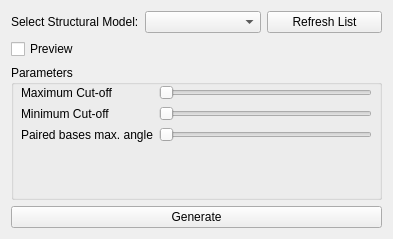
<?xml version="1.0" encoding="UTF-8"?>
<ui version="4.0">
 <class>SEBottomUpEditorGUIClass</class>
 <widget class="QWidget" name="SEBottomUpEditorGUIClass">
  <property name="geometry">
   <rect>
    <x>0</x>
    <y>0</y>
    <width>393</width>
    <height>239</height>
   </rect>
  </property>
  <property name="minimumSize">
   <size>
    <width>393</width>
    <height>239</height>
   </size>
  </property>
  <property name="windowTitle">
   <string/>
  </property>
  <layout class="QVBoxLayout" name="verticalLayout">
   <item>
    <layout class="QGridLayout" name="gridLayout">
     <item row="0" column="0">
      <widget class="QLabel" name="label">
       <property name="text">
        <string>Select Structural Model:</string>
       </property>
      </widget>
     </item>
     <item row="0" column="2">
      <widget class="QPushButton" name="btnRefresh">
       <property name="text">
        <string>Refresh List</string>
       </property>
      </widget>
     </item>
     <item row="0" column="1">
      <widget class="QComboBox" name="cmbStructuralModel"/>
     </item>
     <item row="2" column="0" colspan="3">
      <widget class="QGroupBox" name="groupBox">
       <property name="title">
        <string>Parameters</string>
       </property>
       <widget class="QWidget" name="formLayoutWidget">
        <property name="geometry">
         <rect>
          <x>10</x>
          <y>20</y>
          <width>351</width>
          <height>91</height>
         </rect>
        </property>
        <layout class="QFormLayout" name="formLayout">
         <item row="0" column="0">
          <widget class="QLabel" name="label_2">
           <property name="text">
            <string>Maximum Cut-off</string>
           </property>
          </widget>
         </item>
         <item row="0" column="1">
          <widget class="QSlider" name="sldMax">
           <property name="maximum">
            <number>300</number>
           </property>
           <property name="orientation">
            <enum>Qt::Horizontal</enum>
           </property>
          </widget>
         </item>
         <item row="1" column="0">
          <widget class="QLabel" name="label_3">
           <property name="text">
            <string>Minimum Cut-off</string>
           </property>
          </widget>
         </item>
         <item row="1" column="1">
          <widget class="QSlider" name="sldMin">
           <property name="maximum">
            <number>300</number>
           </property>
           <property name="orientation">
            <enum>Qt::Horizontal</enum>
           </property>
          </widget>
         </item>
         <item row="2" column="0">
          <widget class="QLabel" name="label_4">
           <property name="text">
            <string>Paired bases max. angle</string>
           </property>
          </widget>
         </item>
         <item row="2" column="1">
          <widget class="QSlider" name="sldAngle">
           <property name="maximum">
            <number>900</number>
           </property>
           <property name="orientation">
            <enum>Qt::Horizontal</enum>
           </property>
          </widget>
         </item>
        </layout>
       </widget>
      </widget>
     </item>
     <item row="1" column="0" colspan="3">
      <widget class="QCheckBox" name="chkPreview">
       <property name="text">
        <string>Preview</string>
       </property>
      </widget>
     </item>
     <item row="3" column="0" colspan="3">
      <widget class="QPushButton" name="btnGenerate">
       <property name="text">
        <string>Generate</string>
       </property>
      </widget>
     </item>
    </layout>
   </item>
  </layout>
 </widget>
 <resources/>
 <connections>
  <connection>
   <sender>btnGenerate</sender>
   <signal>released()</signal>
   <receiver>SEBottomUpEditorGUIClass</receiver>
   <slot>onGenerateModel()</slot>
   <hints>
    <hint type="sourcelabel">
     <x>196</x>
     <y>212</y>
    </hint>
    <hint type="destinationlabel">
     <x>196</x>
     <y>119</y>
    </hint>
   </hints>
  </connection>
  <connection>
   <sender>btnRefresh</sender>
   <signal>released()</signal>
   <receiver>SEBottomUpEditorGUIClass</receiver>
   <slot>onRefreshPartList()</slot>
   <hints>
    <hint type="sourcelabel">
     <x>326</x>
     <y>25</y>
    </hint>
    <hint type="destinationlabel">
     <x>196</x>
     <y>119</y>
    </hint>
   </hints>
  </connection>
  <connection>
   <sender>cmbStructuralModel</sender>
   <signal>currentIndexChanged(int)</signal>
   <receiver>SEBottomUpEditorGUIClass</receiver>
   <slot>onSelectNode(int)</slot>
   <hints>
    <hint type="sourcelabel">
     <x>211</x>
     <y>25</y>
    </hint>
    <hint type="destinationlabel">
     <x>196</x>
     <y>119</y>
    </hint>
   </hints>
  </connection>
  <connection>
   <sender>sldMin</sender>
   <signal>valueChanged(int)</signal>
   <receiver>SEBottomUpEditorGUIClass</receiver>
   <slot>onMinSliderChanged(int)</slot>
   <hints>
    <hint type="sourcelabel">
     <x>270</x>
     <y>134</y>
    </hint>
    <hint type="destinationlabel">
     <x>196</x>
     <y>119</y>
    </hint>
   </hints>
  </connection>
 </connections>
 <slots>
  <slot>onRefreshPartList()</slot>
  <slot>onGenerateModel()</slot>
  <slot>onSelectNode(int)</slot>
  <slot>onMinSliderChanged(int)</slot>
 </slots>
</ui>
